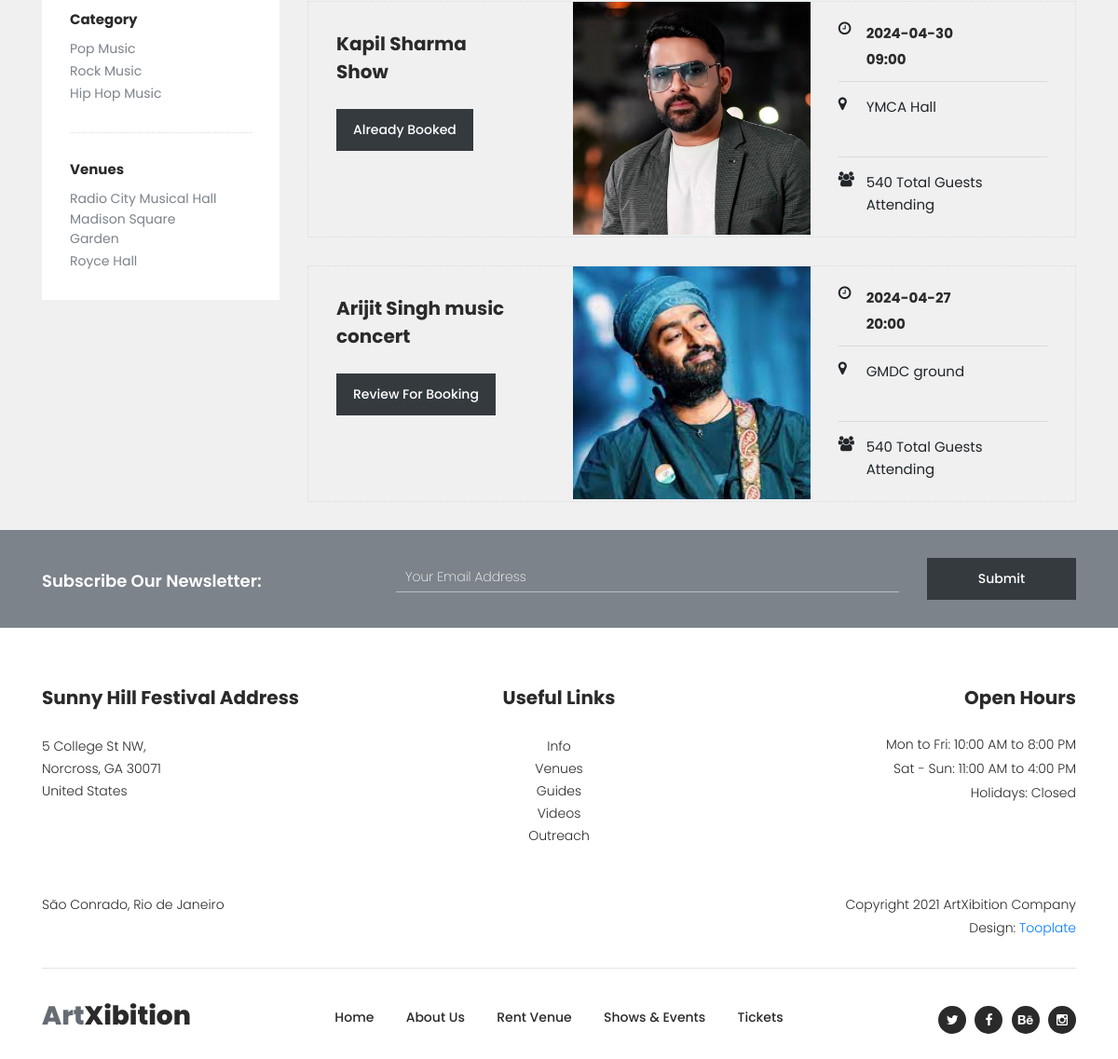
Before: /myevents/ (signed in, lower part) with the older database file.
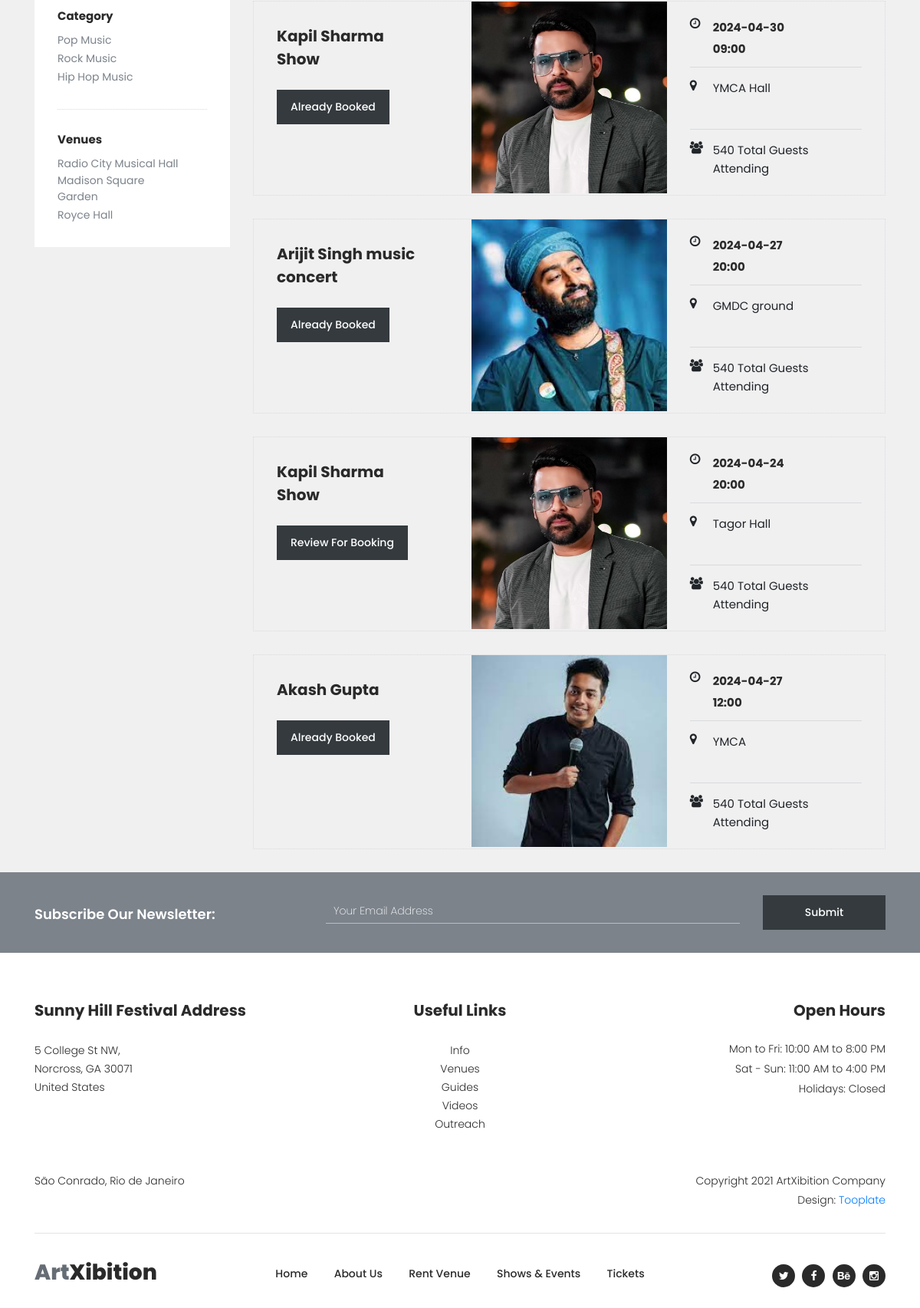
After: the same page with the newer database file.
### myapp/models.py (models this page shows, shortened)
class BookEvent(models.Model):
	user=models.ForeignKey(User,on_delete=models.CASCADE)
	event=models.ForeignKey(Event,on_delete=models.CASCADE)
	event_price=models.PositiveIntegerField()
	ticket_qty=models.PositiveIntegerField()
	total_price=models.PositiveIntegerField(default=0)
	payment_status=models.BooleanField(default=False)

class Event(models.Model):
	manager=models.ForeignKey(User,on_delete=models.CASCADE)
	event_name=models.CharField(max_length=100)
	event_date=models.CharField(max_length=100)
	event_time=models.CharField(max_length=100)
	event_venue=models.TextField()
	event_picture=models.ImageField(upload_to="event_picture/")
	event_price=models.PositiveIntegerField()

### myapp/views.py (the view)
# urls.py: path('myevents/',views.myevents,name='myevents'),
def myevents(request):
	user=User.objects.get(email=request.session['email'])
	events=BookEvent.objects.filter(user=user)
	return render(request,'myevents.html',{'events':events})

### myapp/templates/myevents.html (shortened to what this page needs)
{% extends 'header.html' %}
{% load static %}
{% block content %}
<!DOCTYPE html>
<html lang="en">
<head>
</head>
<body>
    <div class="shows-events-tabs">
        <div class="container">
            <div class="row">
                <div class="col-lg-12">
                    <div class="row" id="tabs">
                      <div class="col-lg-12">
                        <section class='tabs-content'>
                            <article id='tabs-1'>
                                <div class="row">
                                    <div class="col-lg-3">
                                        <div class="sidebar">
                                            <div class="row">
                                                <div class="col-lg-12">
                                                    <div class="category">
                                                        <h6>Category</h6>
                                                        <ul>
                                                            <li><a href="#">Pop Music</a></li>
                                                            <li><a href="#">Rock Music</a></li>
                                                            <li><a href="#">Hip Hop Music</a></li>
                                                        </ul>
                                                    </div>
                                                </div>
                                                <div class="col-lg-12">
                                                    <div class="venues">
                                                        <h6>Venues</h6>
                                                        <ul>
                                                            <li><a href="#">Radio City Musical Hall</a></li>
                                                            <li><a href="#">Madison Square Garden</a></li>
                                                            <li><a href="#">Royce Hall</a></li>
                                                        </ul>
                                                    </div>
                                                </div>
                                            </div>
                                        </div>
                                    </div>
                                    <div class="col-lg-9">
                                        <div class="row">
                                            {% for i in events %}
                                            <div class="col-lg-12">
                                                <div class="event-item">
                                                    <div class="row">
                                                        <div class="col-lg-4">
                                                            <div class="left-content">
                                                                <h4>{{i.event.event_name}}</h4>
                                                                <div class="main-dark-button">
                                                                    {% if i.payment_status == False %}
                                                                    <a href="{% url 'payment' pk=i.pk %}">Review For Booking</a>
                                                                {% else %}
                                                                    <a href="" disabled>Already Booked</a>
                                                                {% endif %}
                                                                </div>
                                                            </div>
                                                        </div>
                                                        <div class="col-lg-4">
                                                            <div class="thumb">
                                                                <img src="{{i.event.event_picture.url}}" alt="" style="height: 250px;width: 300px;">
                                                            </div>
                                                        </div>
                                                        <div class="col-lg-4">
                                                            <div class="right-content">
                                                                <ul>
                                                                    <li>
                                                                        <i class="fa fa-clock-o"></i>
                                                                        <h6>{{i.event.event_date}}<br>{{i.event.event_time}}</h6>
                                                                    </li>
                                                                    <li>
                                                                        <i class="fa fa-map-marker"></i>
                                                                        <span>{{i.event.event_venue}}</span>
                                                                    </li>
                                                                    <li>
                                                                        <i class="fa fa-users"></i>
                                                                        <span>540 Total Guests Attending</span>
                                                                    </li>
                                                                </ul>
                                                            </div>
                                                        </div>
                                                    </div>
                                                </div>
                                            </div>
                                            {% endfor %}
                                        </div>
                                    </div>
                                </div>
                            </article>
                        </section>
                    </div>
                </div>
            </div>
        </div>
    </div>
</div>
<div class="subscribe">
    <div class="container">
        <div class="row">
            <div class="col-lg-4">
                <h4>Subscribe Our Newsletter:</h4>
            </div>
            <div class="col-lg-8">
                <form id="subscribe" action="" method="get">
                    <div class="row">
                      <div class="col-lg-9">
                        <fieldset>
                          <input name="email" type="text" id="email" pattern="[^ @]*@[^ @]*" placeholder="Your Email Address" required="">
                      </fieldset>
                  </div>
                  <div class="col-lg-3">
                    <fieldset>
                      <button type="submit" id="form-submit" class="main-dark-button">Submit</button>
                  </fieldset>
              </div>
          </div>
      </form>
  </div>
</div>
</div>
</div>
</body>
</html>
{% endblock %}

### myapp/templates/header.html (shortened to what this page needs)
{% load static%}
<!DOCTYPE html>
<html lang="en">
  <head>
    <link rel="stylesheet" type="text/css" href="{% static 'assets/css/bootstrap.min.css' %}">
    <link rel="stylesheet" type="text/css" href="{% static 'assets/css/font-awesome.css' %}">
    <link rel="stylesheet" type="text/css" href="{% static 'assets/css/owl-carousel.css' %}">
    <link rel="stylesheet" href="{% static 'assets/css/tooplate-artxibi' %}tion.css">
    </head>
    <body>
    {% block content %}
    {% endblock %}
    <footer>
        <div class="container">
            <div class="row">
                <div class="col-lg-4">
                    <div class="address">
                        <h4>Sunny Hill Festival Address</h4>
                        <span>5 College St NW, <br>Norcross, GA 30071<br>United States</span>
                    </div>
                </div>
                <div class="col-lg-4">
                    <div class="links">
                        <h4>Useful Links</h4>
                        <ul>
                            <li><a href="#">Info</a></li>
                            <li><a href="#">Venues</a></li>
                            <li><a href="#">Guides</a></li>
                            <li><a href="#">Videos</a></li>
                            <li><a href="#">Outreach</a></li>
                        </ul>
                    </div>
                </div>
                <div class="col-lg-4">
                    <div class="hours">
                        <h4>Open Hours</h4>
                        <ul>
                            <li>Mon to Fri: 10:00 AM to 8:00 PM</li>
                            <li>Sat - Sun: 11:00 AM to 4:00 PM</li>
                            <li>Holidays: Closed</li>
                        </ul>
                    </div>
                </div>
                <div class="col-lg-12">
                    <div class="under-footer">
                        <div class="row">
                            <div class="col-lg-6 col-sm-6">
                                <p>São Conrado, Rio de Janeiro</p>
                            </div>
                            <div class="col-lg-6 col-sm-6">
                                <p class="copyright">Copyright 2021 ArtXibition Company
                    			<br>Design: <a rel="nofollow" href="https://www.tooplate.com" target="_parent">Tooplate</a></p>
                            </div>
                        </div>
                    </div>
                </div>
                <div class="col-lg-12">
                    <div class="sub-footer">
                        <div class="row">
                            <div class="col-lg-3">
                                <div class="logo"><span>Art<em>Xibition</em></span></div>
                            </div>
                            <div class="col-lg-6">
                                <div class="menu">
                                    <ul>
                                        <li><a href="index.html" class="active">Home</a></li>
                                        <li><a href="about.html">About Us</a></li>
                                        <li><a href="rent-venue.html">Rent Venue</a></li>
                                        <li><a href="shows-events.html">Shows & Events</a></li>
                                        <li><a href="tickets.html">Tickets</a></li>
                                    </ul>
                                </div>
                            </div>
                            <div class="col-lg-3">
                                <div class="social-links">
                                    <ul>
                                        <li><a href="#"><i class="fa fa-twitter"></i></a></li>
                                        <li><a href="#"><i class="fa fa-facebook"></i></a></li>
                                        <li><a href="#"><i class="fa fa-behance"></i></a></li>
                                        <li><a href="#"><i class="fa fa-instagram"></i></a></li>
                                    </ul>
                                </div>
                            </div>
                        </div>
                    </div>
                </div>
            </div>
        </div>
    </footer>
  </body>
</html>

Changed rows visible on the page:
changed BookEvent "Arijit Singh music concert": payment_status "Review For Booking" → "Already Booked"
added BookEvent: event.event_name "Kapil Sharma Show", payment_status "Review For Booking", event.event_picture (picture), event.event_date "2024-04-24", event.event_time "20:00", event.event_venue "Tagor Hall"
added BookEvent: event.event_name "Akash Gupta", payment_status "Already Booked", event.event_picture (picture), event.event_date "2024-04-27", event.event_time "12:00", event.event_venue "YMCA"
